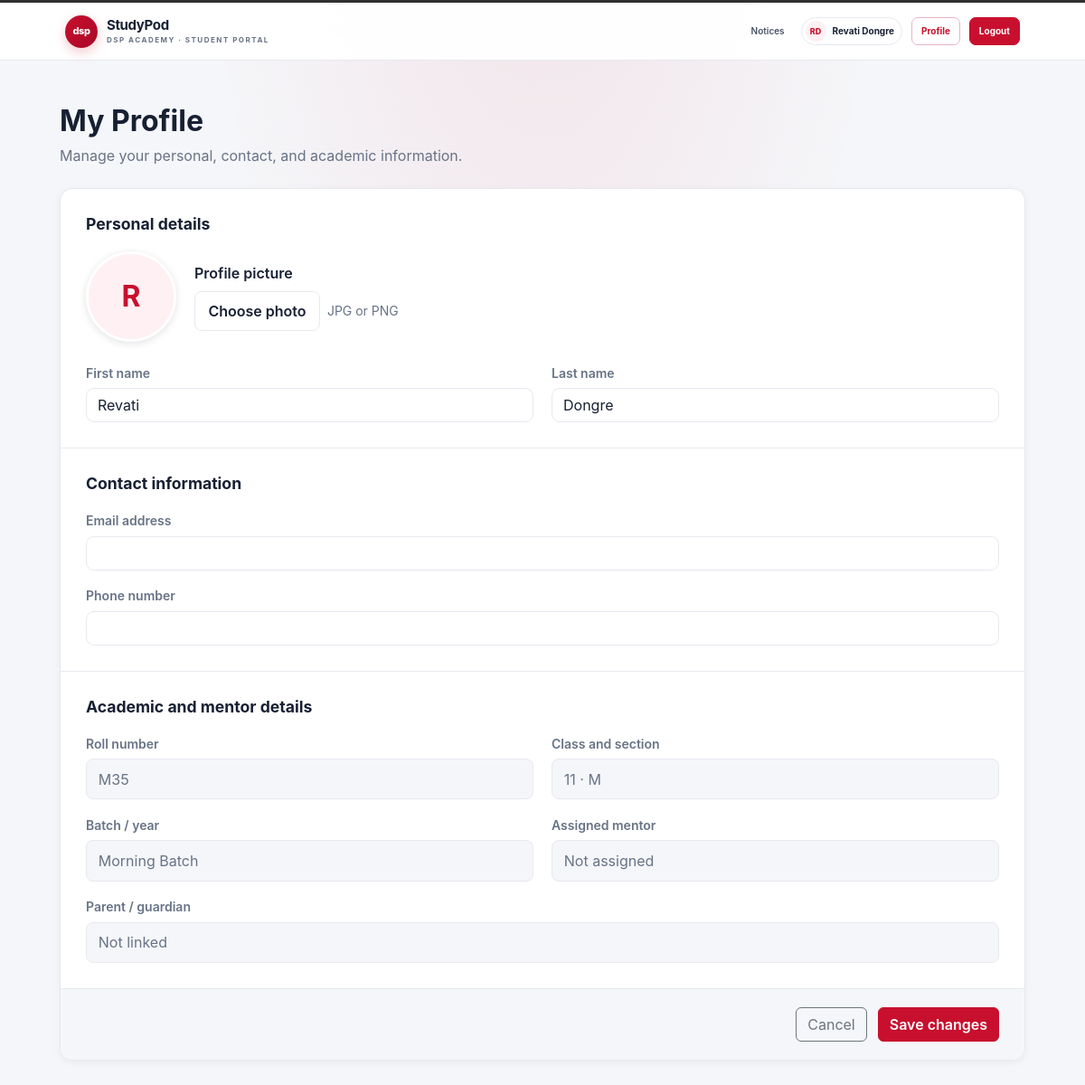
The page /profile/ (signed in) on the database its author committed.
### accounts/models.py (models this page shows, shortened)
class User(AbstractUser):
    class Role(models.TextChoices):
        TEACHER = "TEACHER", "Teacher"
        STUDENT = "STUDENT", "Student"
        PARENT = "PARENT", "Parent"
    role = models.CharField(
        max_length=10,
        choices=Role.choices,
        default=Role.STUDENT,
    )

class StudentProfile(models.Model):
    user = models.OneToOneField(
        User,
        on_delete=models.CASCADE,
        related_name="student_profile"
    )
    roll_number = models.CharField(max_length=50, unique=True)
    batch = models.CharField(max_length=50, blank=True, default="")
    phone_number = models.CharField(max_length=20, blank=True, default="")
    profile_picture = models.ImageField(
        upload_to="student_profiles/",
        blank=True,
    )
    student_class = models.ForeignKey(
        "academics.Class",
        on_delete=models.SET_NULL,
        null=True,
        blank=True,
        related_name="students"
    )
    parent = models.ForeignKey(
        "ParentProfile",
        on_delete=models.SET_NULL,
        null=True,
        blank=True,
        related_name="students"
    )
    mentor = models.ForeignKey(
        "TeacherProfile",
        on_delete=models.SET_NULL,
        null=True,
        blank=True,
        related_name="mentees",
    )

### academics/models.py (models this page shows, shortened)
class Class(models.Model):
    name = models.CharField(max_length=50)
    section = models.CharField(max_length=10)
    academic_year = models.CharField(max_length=20)

### accounts/views.py (the view)
# urls.py: path("profile/", views.profile, name="profile"),
@login_required
def profile(request):
    user = request.user
    if user.role == "TEACHER":
        profile_object = user.teacher_profile
        profile_form_class = TeacherProfileForm
    elif user.role == "STUDENT":
        profile_object = user.student_profile
        profile_form_class = StudentProfileForm
    elif user.role == "PARENT":
        profile_object = user.parent_profile
        profile_form_class = ParentProfileForm
    else:
        return redirect("dashboard")
    if request.method == "POST":
        user_form = UserProfileForm(
            request.POST,
            instance=user
        )
        profile_form = profile_form_class(
            request.POST,
            request.FILES,
            instance=profile_object
        )
        if user_form.is_valid() and profile_form.is_valid():
            user_form.save()
            profile_form.save()
            return redirect("profile")
    else:
        user_form = UserProfileForm(
            instance=user
        )
        profile_form = profile_form_class(
            instance=profile_object
        )
    return render(
        request,
        "accounts/profile.html",
        {
            "user_form": user_form,
            "profile_form": profile_form,
        }
    )

### accounts/forms.py
class UserProfileForm(forms.ModelForm):
    class Meta:
        model = User
        fields = ["first_name", "last_name", "email"]
    def __init__(self, *args, **kwargs):
        super().__init__(*args, **kwargs)
        for field in self.fields.values():
            field.widget.attrs.update({
                "class": "form-control"
            })

class StudentProfileForm(forms.ModelForm):
    class Meta:
        model = StudentProfile
        fields = ["phone_number", "profile_picture"]
        widgets = {
            "phone_number": forms.TextInput(attrs={"class": "form-control", "autocomplete": "tel"}),
            "profile_picture": forms.FileInput(attrs={"class": "visually-hidden", "accept": "image/png,image/jpeg"}),
        }

### accounts/templates/accounts/profile.html (shortened to what this page needs)
{% extends "accounts/base.html" %}
{% block content %}
{% if request.user.role == "STUDENT" %}
<div class="student-profile-page">
    <header class="profile-header">
        <h1 class="h2 fw-bold">My Profile</h1>
        <p class="text-muted mb-0">Manage your personal, contact, and academic information.</p>
    </header>
    <form method="post" enctype="multipart/form-data" class="profile-card">
        <section class="profile-section" aria-labelledby="personalDetailsHeading">
            <h2 id="personalDetailsHeading">Personal details</h2>
            <div class="avatar-row">
                <div class="avatar-preview" id="avatarPreview">
                    {% if request.user.student_profile.profile_picture %}
                        <img src="{{ request.user.student_profile.profile_picture.url }}" alt="Current profile picture">
                    {% else %}
                        {{ request.user.first_name|default:request.user.username|slice:":1"|upper }}
                    {% endif %}
                </div>
                <div>
                    <div class="fw-semibold mb-2">Profile picture</div>
                    <div class="d-flex flex-wrap align-items-center gap-2">
                        <label for="{{ profile_form.profile_picture.id_for_label }}" class="upload-label">Choose photo</label>
                        <span id="fileName" class="small text-muted">JPG or PNG</span>
                    </div>
                </div>
            </div>
            <div class="profile-grid mt-4">
                <div class="profile-field">
                    <label for="{{ user_form.first_name.id_for_label }}">First name</label>
                    {{ user_form.first_name }}
                </div>
                <div class="profile-field">
                    <label for="{{ user_form.last_name.id_for_label }}">Last name</label>
                    {{ user_form.last_name }}
                </div>
            </div>
        </section>
        <section class="profile-section" aria-labelledby="contactHeading">
            <h2 id="contactHeading">Contact information</h2>
            <div class="profile-grid">
                <div class="profile-field full-width">
                    <label for="{{ user_form.email.id_for_label }}">Email address</label>
                    {{ user_form.email }}
                </div>
                <div class="profile-field full-width">
                    <label for="{{ profile_form.phone_number.id_for_label }}">Phone number</label>
                    {{ profile_form.phone_number }}
                </div>
            </div>
        </section>
        <section class="profile-section" aria-labelledby="academicDetailsHeading">
            <h2 id="academicDetailsHeading">Academic and mentor details</h2>
            <div class="profile-grid">
                <div class="profile-field">
                    <label>Roll number</label>
                    <div class="readonly-value">{{ request.user.student_profile.roll_number|default:"Not assigned" }}</div>
                </div>
                <div class="profile-field">
                    <label>Class and section</label>
                    <div class="readonly-value">
                        {% if request.user.student_profile.student_class %}
                            {{ request.user.student_profile.student_class.name }} · {{ request.user.student_profile.student_class.section }}
                        {% else %}Not assigned{% endif %}
                    </div>
                </div>
                <div class="profile-field">
                    <label>Batch / year</label>
                    <div class="readonly-value">{{ request.user.student_profile.batch|default:"Not assigned" }}</div>
                </div>
                <div class="profile-field">
                    <label>Assigned mentor</label>
                    <div class="readonly-value">{{ request.user.student_profile.mentor|default:"Not assigned" }}</div>
                </div>
                <div class="profile-field full-width">
                    <label>Parent / guardian</label>
                    <div class="readonly-value">
                        {% if request.user.student_profile.parent %}
                            {{ request.user.student_profile.parent.user.get_full_name|default:request.user.student_profile.parent.user.username }}
                            · {{ request.user.student_profile.parent.phone|default:"Contact not provided" }}
                        {% else %}Not linked{% endif %}
                    </div>
                </div>
            </div>
        </section>
        <div class="profile-actions">
            <a href="{% url 'dashboard' %}" class="btn btn-outline-secondary">Cancel</a>
            <button type="submit" class="btn btn-save">Save changes</button>
        </div>
    </form>
</div>
{% endif %}
{% endblock %}

### accounts/templates/accounts/partials/student_portal_header.html
<nav class="navbar navbar-expand-lg student-nav" aria-label="Student portal">
    <div class="container-fluid student-nav-inner">
        <a class="student-brand" href="{% url 'dashboard' %}" aria-label="StudyPod student dashboard">
            <span class="student-brand-mark">dsp</span>
            <span class="student-brand-copy">
                <strong>StudyPod</strong>
                <small>DSP ACADEMY · {% if user.role == "TEACHER" %}TEACHER PORTAL{% elif user.role == "PARENT" %}PARENT PORTAL{% else %}STUDENT PORTAL{% endif %}</small>
            </span>
        </a>
        <div class="student-nav-links">
            <a href="{% url 'notices' %}">Notices</a>
            <span class="student-user-chip">
                <span class="student-avatar">{% if user.first_name and user.last_name %}{{ user.first_name|first|upper }}{{ user.last_name|first|upper }}{% else %}{{ user.get_full_name|default:user.username|first|upper }}{% endif %}</span>
                {{ user.get_full_name|default:user.username }}
            </span>
            <a class="student-nav-button" href="{% url 'profile' %}">Profile</a>
            <a class="student-nav-button student-logout" href="{% url 'logout' %}">Logout</a>
        </div>
    </div>
</nav>

### accounts/templates/accounts/base.html (style rules this page uses)
:root { --sp-primary: #2563eb; --sp-navy: #0f172a; --sp-background: #f8fafc; --sp-text: #1e293b; --sp-muted: #64748b; --sp-border: #e2e8f0; }
body { background: var(--sp-background); color: var(--sp-text); font-family: -apple-system, BlinkMacSystemFont, "Segoe UI", sans-serif; }
h1, h2, h3, h4, h5, h6 { color: var(--sp-navy); font-weight: 600; }
a:not(.btn):not(.navbar-brand) { color: var(--sp-primary); }
.navbar a:not(.btn):not(.navbar-brand) { color: #fff; }
.text-muted { color: var(--sp-muted) !important; }

### accounts/templates/accounts/profile.html (style rules this page uses)
.student-profile-page { --profile-primary: var(--sp-primary, #2563eb); --profile-primary-hover: #1d4ed8; --profile-background: var(--sp-background, #f8fafc); --profile-border: var(--sp-border, #e2e8f0); --profile-text: var(--sp-text, #1e293b); --profile-muted: var(--sp-muted, #64748b); max-width: 960px; margin: 0 auto; color: var(--profile-text); }
.student-profile-page .profile-header { margin-bottom: 1.5rem; }
.student-profile-page .profile-header h1 { margin-bottom: .4rem; }
.student-profile-page .profile-card { overflow: hidden; border: 1px solid var(--profile-border); border-radius: 14px; background: #fff; box-shadow: 0 2px 8px rgb(15 23 42 / 5%); }
.student-profile-page .profile-section { padding: 1.75rem; border-bottom: 1px solid var(--profile-border); }
.student-profile-page .profile-section h2 { margin-bottom: 1.25rem; font-size: 1.1rem; font-weight: 650; }
.student-profile-page .profile-grid { display: grid; grid-template-columns: repeat(2, minmax(0, 1fr)); gap: 1.1rem 1.25rem; }
.student-profile-page .profile-field { min-width: 0; }
.student-profile-page .profile-field.full-width { grid-column: 1 / -1; }
.student-profile-page .profile-field label { display: block; margin-bottom: .4rem; color: var(--profile-muted); font-size: .875rem; font-weight: 600; }
.student-profile-page .form-control { border-color: var(--profile-border); border-radius: 8px; color: var(--profile-text); }
.student-profile-page .avatar-row { display: flex; align-items: center; gap: 1.25rem; }
.student-profile-page .avatar-preview { display: grid; width: 100px; height: 100px; flex: 0 0 100px; place-items: center; overflow: hidden; border: 3px solid #fff; border-radius: 50%; background: #dbeafe; box-shadow: 0 2px 8px rgb(15 23 42 / 12%); color: var(--profile-primary); font-size: 2rem; font-weight: 700; }
.student-profile-page .upload-label { display: inline-flex; align-items: center; gap: .5rem; padding: .55rem .9rem; border: 1px solid var(--profile-border); border-radius: 8px; background: #fff; color: var(--profile-text); cursor: pointer; font-weight: 600; }
.student-profile-page .readonly-value { min-height: 42px; padding: .6rem .8rem; border: 1px solid var(--profile-border); border-radius: 8px; background: var(--profile-background); color: var(--profile-muted); overflow-wrap: anywhere; }
.student-profile-page .profile-actions { display: flex; justify-content: flex-end; gap: .75rem; padding: 1.25rem 1.75rem; background: var(--profile-background); }
.student-profile-page .btn-save { border-color: var(--profile-primary); background: var(--profile-primary); color: #fff; font-weight: 600; }

### rows shown on the page
User: first_name|first "R", last_name|first "D", get_full_name "Revati Dongre", user.first_name "R", first_name "Revati", last_name "Dongre", user.student_profile.roll_number "M35", user.student_profile.student_class.name "11", user.student_profile.student_class.section "M", user.student_profile.batch "Morning Batch", user.student_profile.mentor "Not assigned"
